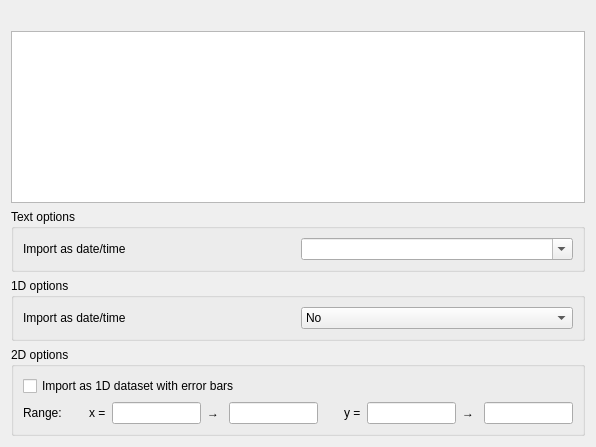
<?xml version="1.0" encoding="UTF-8"?>
<ui version="4.0">
 <class>Form</class>
 <widget class="QWidget" name="Form">
  <property name="geometry">
   <rect>
    <x>0</x>
    <y>0</y>
    <width>596</width>
    <height>447</height>
   </rect>
  </property>
  <property name="windowTitle">
   <string>Form</string>
  </property>
  <layout class="QVBoxLayout" name="verticalLayout_2">
   <item>
    <widget class="QLabel" name="hdfimportstatus">
     <property name="text">
      <string/>
     </property>
    </widget>
   </item>
   <item>
    <widget class="QTreeView" name="hdftreeview"/>
   </item>
   <item>
    <widget class="QGroupBox" name="hdftextgrp">
     <property name="title">
      <string>Text options</string>
     </property>
     <layout class="QHBoxLayout" name="horizontalLayout_3">
      <item>
       <widget class="QLabel" name="label_7">
        <property name="text">
         <string>Import as date/time</string>
        </property>
       </widget>
      </item>
      <item>
       <widget class="QComboBox" name="hdftextdate">
        <property name="toolTip">
         <string>&lt;html&gt;&lt;head/&gt;&lt;body&gt;&lt;p&gt;If you want to treat this dataset as date/times, choose a text format for this.&lt;/p&gt;&lt;/body&gt;&lt;/html&gt;</string>
        </property>
        <property name="editable">
         <bool>true</bool>
        </property>
       </widget>
      </item>
     </layout>
    </widget>
   </item>
   <item>
    <widget class="QGroupBox" name="hdfonedgrp">
     <property name="title">
      <string>1D options</string>
     </property>
     <layout class="QHBoxLayout" name="horizontalLayout_2">
      <item>
       <widget class="QLabel" name="label_6">
        <property name="text">
         <string>Import as date/time</string>
        </property>
       </widget>
      </item>
      <item>
       <widget class="QComboBox" name="hdfoneddate">
        <item>
         <property name="text">
          <string>No</string>
         </property>
        </item>
        <item>
         <property name="text">
          <string>Veusz format (seconds since start of 2009)</string>
         </property>
        </item>
        <item>
         <property name="text">
          <string>Unix format (seconds since start of 1970)</string>
         </property>
        </item>
       </widget>
      </item>
     </layout>
    </widget>
   </item>
   <item>
    <widget class="QGroupBox" name="hdftwodgrp">
     <property name="title">
      <string>2D options</string>
     </property>
     <layout class="QVBoxLayout" name="verticalLayout">
      <item>
       <widget class="QCheckBox" name="hdftwodimport1d">
        <property name="text">
         <string>Import as 1D dataset with error bars</string>
        </property>
       </widget>
      </item>
      <item>
       <layout class="QHBoxLayout" name="horizontalLayout">
        <item>
         <widget class="QLabel" name="label">
          <property name="text">
           <string>Range:</string>
          </property>
         </widget>
        </item>
        <item>
         <spacer name="horizontalSpacer_2">
          <property name="orientation">
           <enum>Qt::Horizontal</enum>
          </property>
          <property name="sizeHint" stdset="0">
           <size>
            <width>40</width>
            <height>20</height>
           </size>
          </property>
         </spacer>
        </item>
        <item>
         <widget class="QLabel" name="label_2">
          <property name="text">
           <string>x =</string>
          </property>
         </widget>
        </item>
        <item>
         <widget class="QLineEdit" name="hdftwodminx"/>
        </item>
        <item>
         <widget class="QLabel" name="label_3">
          <property name="text">
           <string>→ </string>
          </property>
         </widget>
        </item>
        <item>
         <widget class="QLineEdit" name="hdftwodmaxx"/>
        </item>
        <item>
         <spacer name="horizontalSpacer">
          <property name="orientation">
           <enum>Qt::Horizontal</enum>
          </property>
          <property name="sizeHint" stdset="0">
           <size>
            <width>40</width>
            <height>20</height>
           </size>
          </property>
         </spacer>
        </item>
        <item>
         <widget class="QLabel" name="label_4">
          <property name="text">
           <string>y =</string>
          </property>
         </widget>
        </item>
        <item>
         <widget class="QLineEdit" name="hdftwodminy"/>
        </item>
        <item>
         <widget class="QLabel" name="label_5">
          <property name="text">
           <string>→ </string>
          </property>
         </widget>
        </item>
        <item>
         <widget class="QLineEdit" name="hdftwodmaxy"/>
        </item>
       </layout>
      </item>
     </layout>
    </widget>
   </item>
  </layout>
 </widget>
 <resources/>
 <connections/>
</ui>
